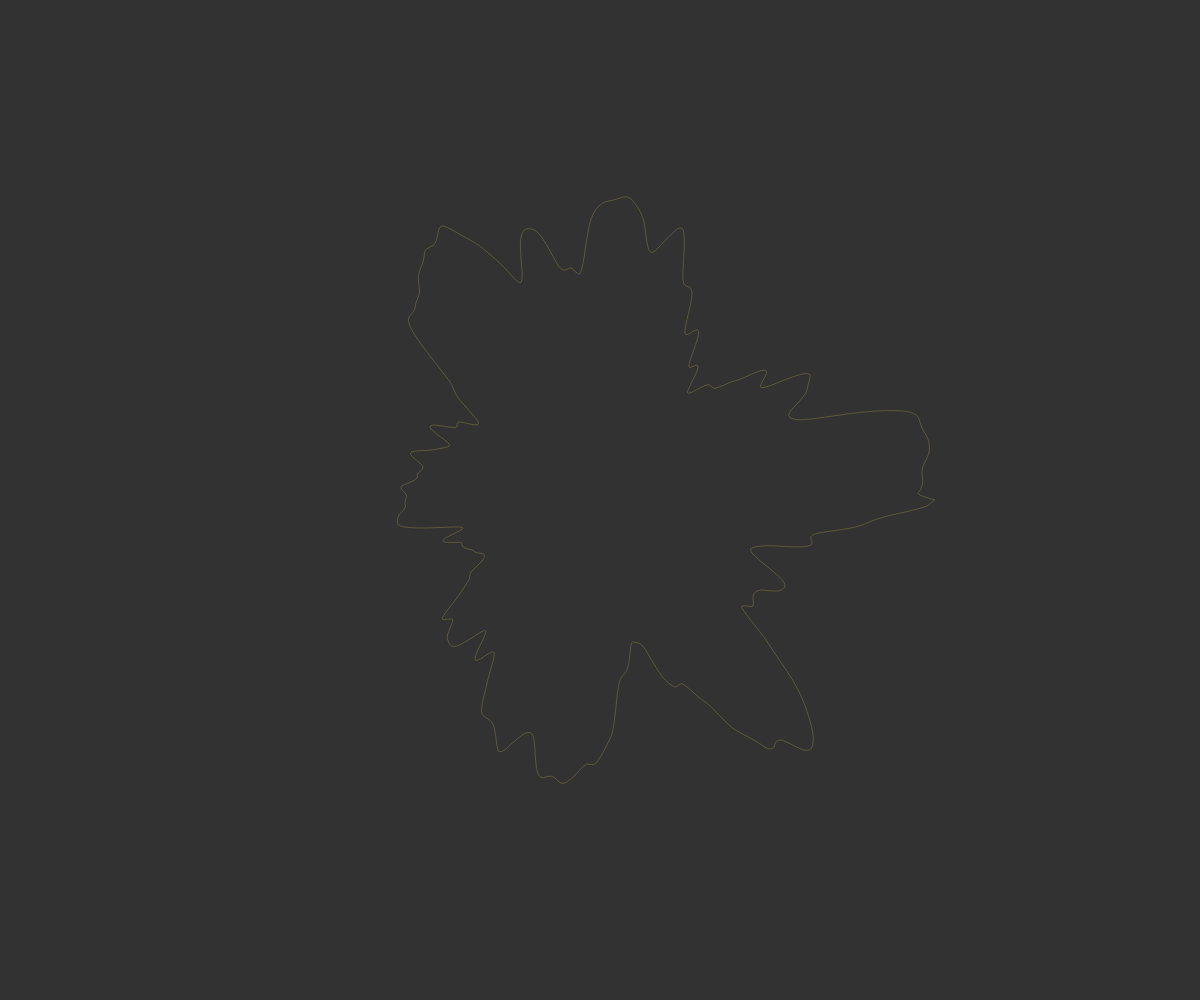
Frame 1 (no input)
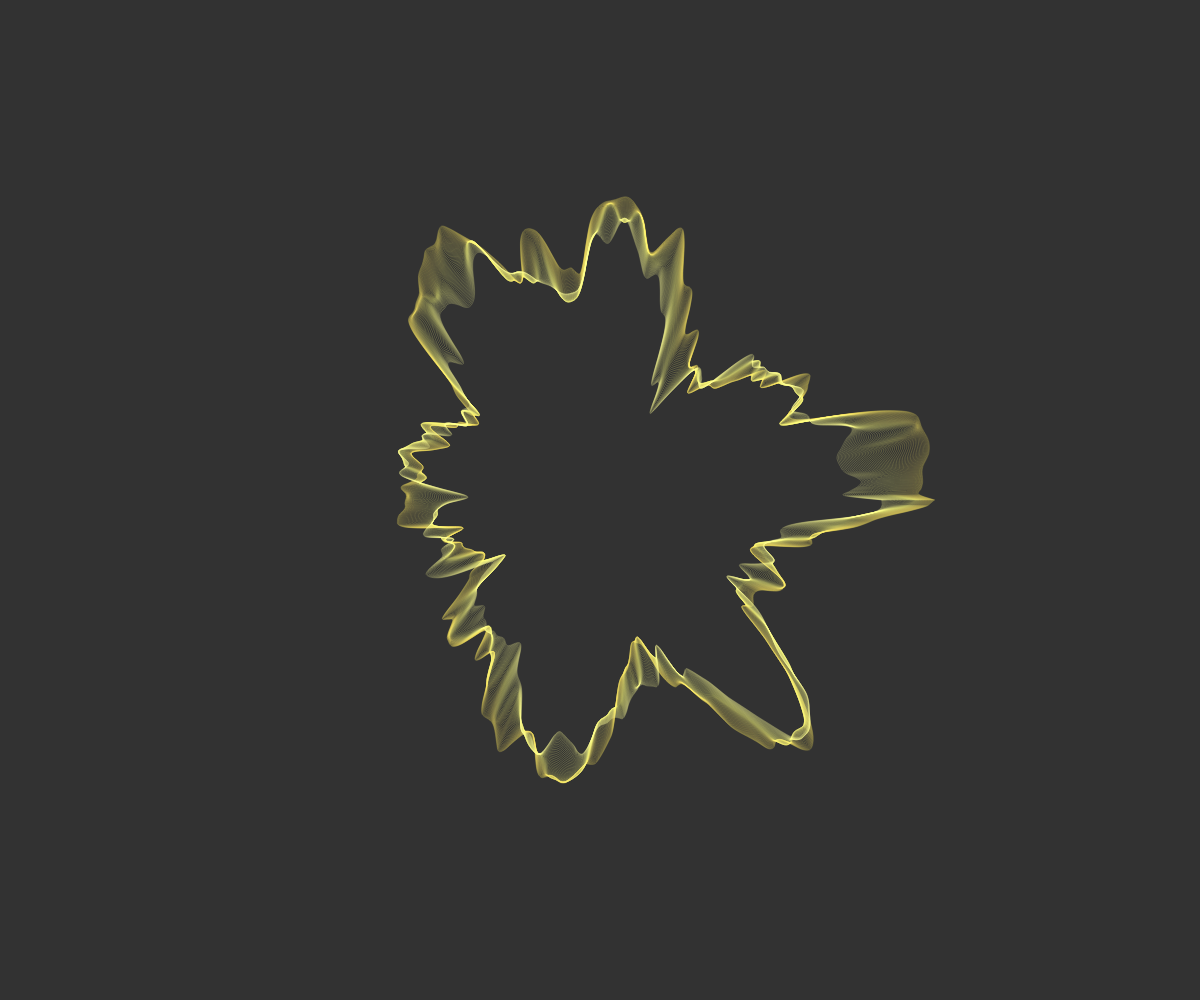
Frame 60 (no input)
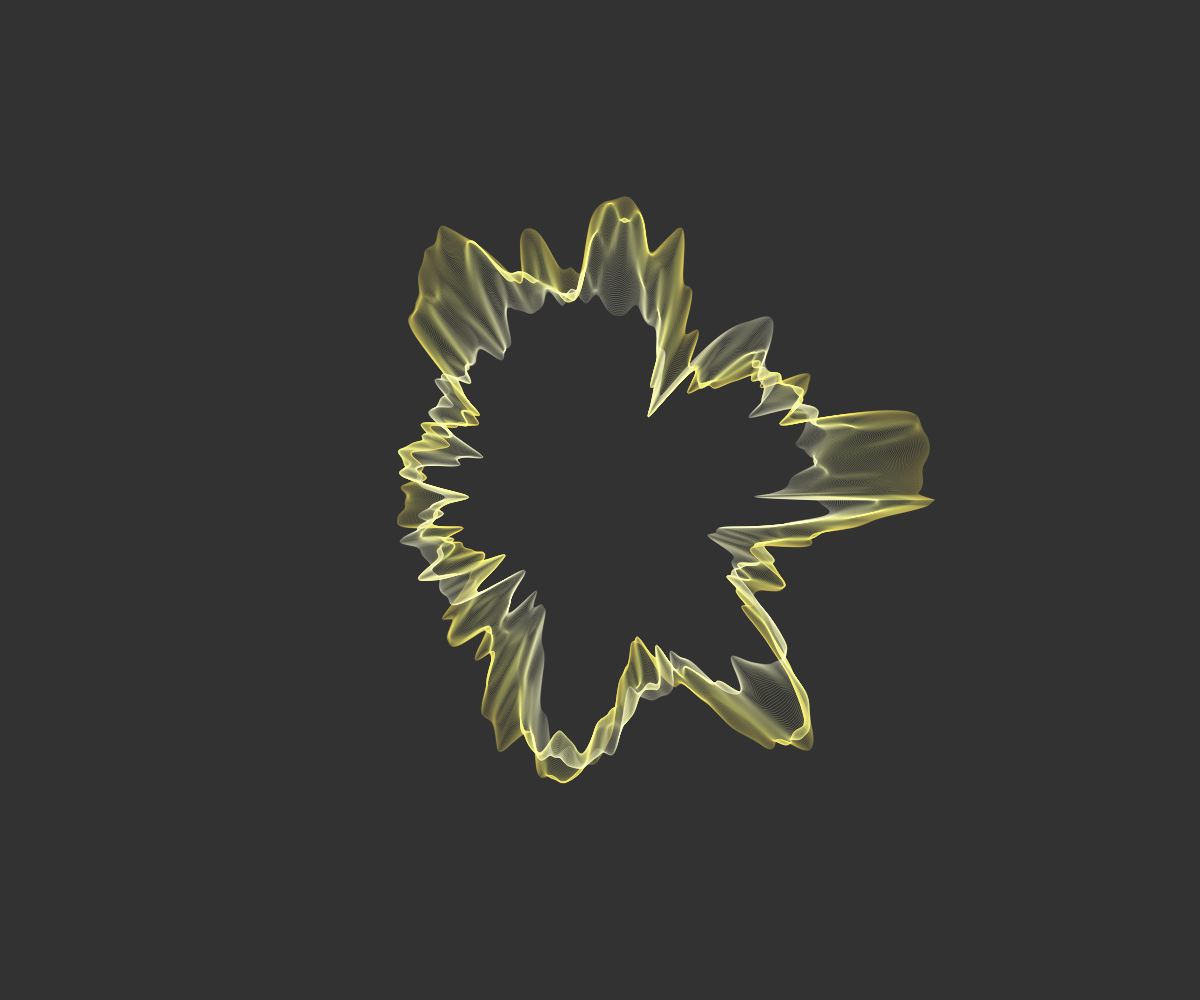
Frame 120 (the mouse pressed at the canvas centre since frame 60)

The p5.js sketch that drew these frames (run headless with seeded random() and noise() and a simulated clock; from frame 60 on, the mouse is pressed at the canvas centre):

// p5.js sketch
// ── sketch.js


  var centerX;
var centerY;
var radius;
var totalDegrees = 359;
var r;
var g;
var b;

function setup() {
  createCanvas(
  	window.innerWidth,
  	window.innerHeight
  	);
  background(50);
  centerX = width / 2;
  centerY = height / 2;
  radius = height / 2;
  angleMode(DEGREES);
  r = 240;
  g = 220;
  b = 93;
}


function draw() {
  noFill();

  stroke(r, g, b, 55);
  beginShape();
    for (var i = 0; i <= totalDegrees; i++) {
      var noiseFactor = noise(i / 25, frameCount / 250);
      var x = centerX + radius * cos(i) * noiseFactor;
      var y = centerY + radius * sin(i) * noiseFactor;
      curveVertex(x, y);
    }
  endShape(CLOSE);
  radius -= .85;
  r += 1;
  g += 1;
  b += 1;

  if (radius <= 0) {
  	centerX = mouseX;
  	centerY = mouseY;
  }

  if (radius <= 20) {
  	noLoop();
  }
}

// ── post.html
<!DOCTYPE html>
<html>
<head>
<title>Mosaic</title>
<link rel="shortcut icon" type="image/png" href="https://krabcode.github.io/favicon.png"/>
<link rel="stylesheet" href="../../styles/sketch.css">
<script src="../../lib/p5.js"></script>
<script src="sketch.js"></script>
</head>
<body>
</body>
<header>
<p><a href="..\..\index.html"> <<< </a> </p>
</header>
</html>
